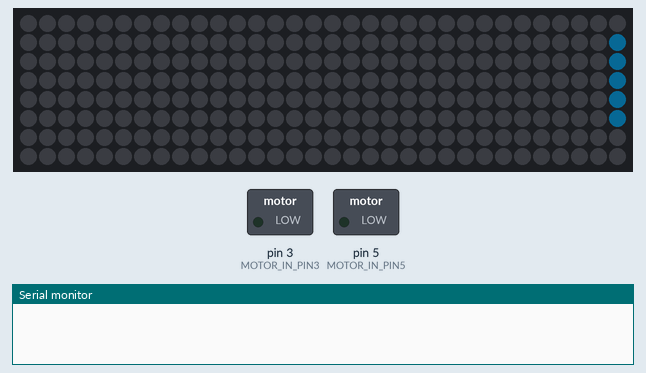
The sketch below on a simulated Arduino Uno, built with avr-gcc and run on an emulated ATmega328P. On the bench: 32×8 RGB LED matrix (first LED top left, wired row by row), switched loads named in the sketch (green lamp = pin HIGH), the last lines printed to the serial monitor. Dim RGB values are drawn brighter than linear.

Above: at 0.2 s.
At 4.3 s:
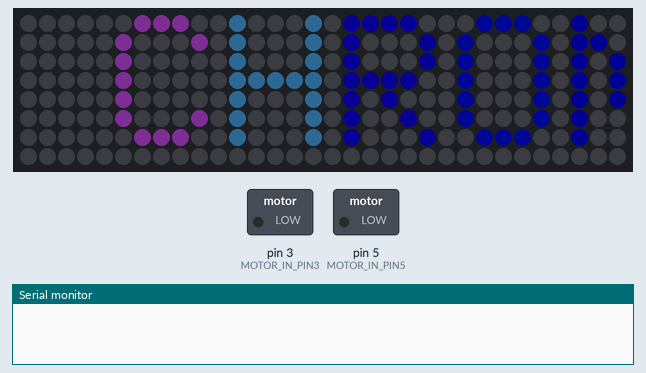
At 7.0 s:
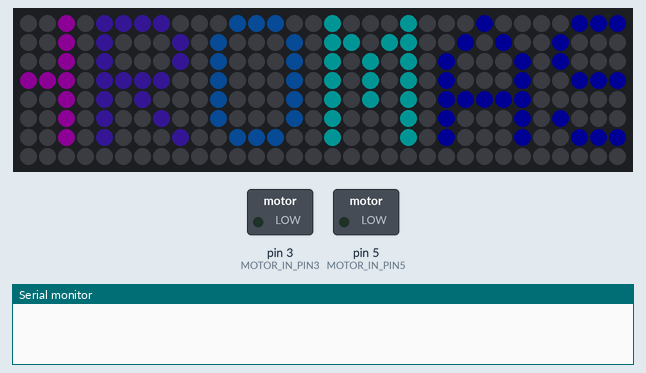
At 9.7 s:
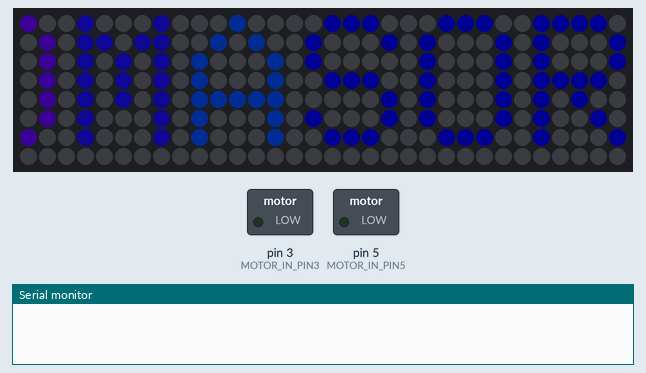
At 13.0 s:
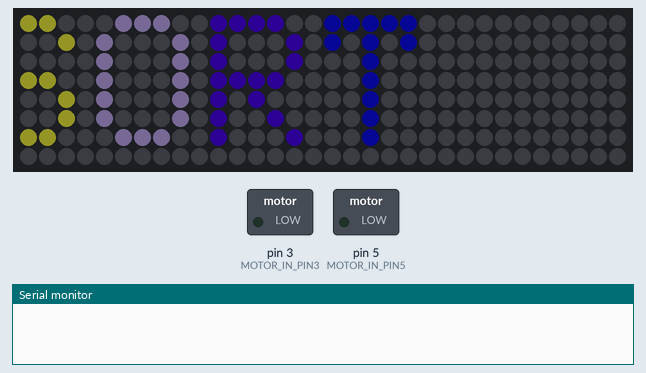
At 28.6 s:
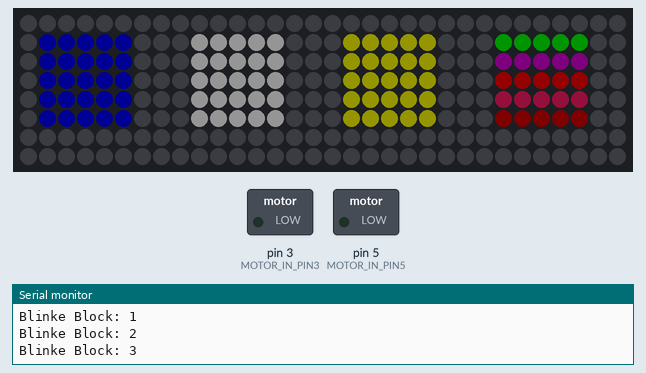

The sketch:

arduino_steuerung.ino
```cpp
#include <Adafruit_GFX.h>       // Bibliothek für Grafikfunktione
#include <Adafruit_NeoMatrix.h> // Bibliothek für LED-Matrix-Steuerung
#include <Adafruit_NeoPixel.h>  // Bibliothek für NeoPixel-LEDs

// Definiere Pins für die Motorsteuerung
#define MOTOR_IN_PIN5 5  // Direktsteuerung des ersten Motors
#define MOTOR_IN_PIN3 3  // Direktsteuerung des zweiten Motors

// Definiere den Pin für die LED-Matrix
#define MATRIX_PIN 6  // WS2812B LED Data-Pin

// Konfiguration für eine 32x8 LED-Matrix
Adafruit_NeoMatrix matrix = Adafruit_NeoMatrix(32, 8, MATRIX_PIN,
  NEO_MATRIX_BOTTOM + NEO_MATRIX_RIGHT + // Startpunkt: Unten rechts
  NEO_MATRIX_COLUMNS + NEO_MATRIX_ZIGZAG, // Spaltenweise, Zick-Zack-Modus
  NEO_GRB + NEO_KHZ800); // Farbformat und Frequenz

// Farben definieren (RGB-Werte)
uint16_t blue = matrix.Color(0, 0, 255);
uint16_t white = matrix.Color(255, 255, 255);
uint16_t yellow = matrix.Color(255, 255, 0);
uint16_t colorRows[5];  // Array für verschiedene Farben im bunten Block

// Steuerung für das Blinken von Blöcken
int blinkBlock = -1;  // -1 bedeutet: Kein Block blinkt
bool showedText = false;  // Speichert, ob "CHROMASORT" bereits gezeigt wurde

void setup() {
    Serial.begin(115200); // Serielle Kommunikation für Debugging
    matrix.begin();       // Initialisiere die LED-Matrix
    matrix.setTextWrap(false);
    matrix.setBrightness(20); // Setzt die Helligkeit auf 40%

    // Initialisiere Farben für den bunten Block (verschiedene Farben je Zeile)
    colorRows[0] = matrix.Color(0, 255, 0);       // Grün
    colorRows[1] = matrix.Color(128, 0, 128);     // Lila
    colorRows[2] = matrix.Color(255, 0, 0);       // Rot
    colorRows[3] = matrix.Color(255, 105, 180);   // Rosa
    colorRows[4] = matrix.Color(139, 69, 19);     // Braun

    // Zeige "CHROMASORT" nur einmal beim Start
    if (!showedText) {
        scrollTextRainbow("CHROMASORT");
        showedText = true;
    }

    // Zeige alle LEGO-Blöcke auf der Matrix
    drawLegoBlocks();

    // Blinken alle Blöcke einmal nacheinander
    initBlink();


    // Initialisiere die Motor-Pins
    pinMode(MOTOR_IN_PIN3, OUTPUT);
    digitalWrite(MOTOR_IN_PIN3, LOW); // Motor 1 (Block 0 & 1) beim Start aus

    pinMode(MOTOR_IN_PIN5, OUTPUT);
    digitalWrite(MOTOR_IN_PIN5, LOW); // Motor 2 (Block 2 & 3) beim Start aus
}

void loop() {
    // Überprüfe, ob ein Signal von Python über die serielle Schnittstelle kommt
    if (Serial.available() > 0) {
        int receivedBlock = Serial.parseInt();  // Lese die Blocknummer (0-3)
        Serial.flush();  // Lösche alte Eingaben, um Fehler zu vermeiden

        // Debug-Info: Zeigt an, welche Blocknummer empfangen wurde
        Serial.print("Empfangenes Blink-Signal für Block: ");
        Serial.println(receivedBlock);

        // **Nur blinken lassen, wenn Blocknummer im gültigen Bereich ist (0-3)**
        if (receivedBlock > 0 && receivedBlock <= 4) {
            blinkBlockFor3Seconds(receivedBlock - 1, true);
        }
    }
}

// **Lässt alle Blöcke nacheinander blinken**
void initBlink() {
    for (int i = 0; i < 4; i++) {  // Jeder Block blinkt einzeln
        blinkBlockFor3Seconds(i, false);
    }
}

// **Blinkt einen Block für 3 Sekunden**
void blinkBlockFor3Seconds(int block, bool motorActive) {
    Serial.print("Blinke Block: ");
    Serial.println(block);

    // **Motor aktivieren, wenn notwendig**
    if ((block == 0 || block == 1) && motorActive) {
       digitalWrite(MOTOR_IN_PIN3, HIGH);  // Motor 1 an
    }
    if ((block == 2 || block == 3) && motorActive) {
       digitalWrite(MOTOR_IN_PIN5, HIGH);  // Motor 2 an
    }

    unsigned long startTime = millis(); // Speichert die Startzeit
    while (millis() - startTime < 3000) {  // 3 Sekunden lang blinken
        blinkSingleBlock(block);
        delay(100);  // Schnelles Blinken alle 100ms
    }

    // Motor nach 3 Sekunden wieder ausschalten
    if (motorActive) {
       digitalWrite(MOTOR_IN_PIN3, LOW);
       digitalWrite(MOTOR_IN_PIN5, LOW);
    }

    // Nach dem Blinken den ursprünglichen Block wiederherstellen
    restoreBlock(block);
}

// Zeichnet alle LEGO-Blöcke auf der LED-Matrix
void drawLegoBlocks() {
    matrix.fillScreen(0);

    drawBlock(1, 1, blue);      // Block 0: Blau
    drawBlock(9, 1, white);     // Block 1: Weiß
    drawBlock(17, 1, yellow);   // Block 2: Gelb
    drawColorBlock(25, 1);      // Block 3: Bunter Block

    matrix.show();
}

// Stellt einen einzelnen Block nach dem Blinken wieder her
void restoreBlock(int block) {
    switch (block) {
        case 0: drawBlock(1, 1, blue); break;
        case 1: drawBlock(9, 1, white); break;
        case 2: drawBlock(17, 1, yellow); break;
        case 3: drawColorBlock(25, 1); break;
    }
    matrix.show();
}

// Zeichnet einen einzelnen LEGO-Block (5x5 Pixel)
void drawBlock(int x, int y, uint16_t color) {
    for (int i = 0; i < 5; i++) {
        for (int j = 0; j < 5; j++) {
            matrix.drawPixel(x + j, y + i, color);
        }
    }
}

// Zeichnet den bunten LEGO-Block mit mehreren Farben
void drawColorBlock(int x, int y) {
    for (int i = 0; i < 5; i++) {
        for (int j = 0; j < 5; j++) {
            matrix.drawPixel(x + j, y + i, colorRows[i]);
        }
    }
}

// **Lässt einen einzelnen Block blinken (wechselnd sichtbar/unsichtbar)**
void blinkSingleBlock(int block) {
    static bool visible = true;
    static unsigned long lastToggleTime = 0;

    if (millis() - lastToggleTime > 100) {  // Umschalten alle 100ms
        visible = !visible;
        lastToggleTime = millis();
    }

    // Block sichtbar oder unsichtbar machen
    if (!visible) {
        matrix.fillRect(block * 8, 1, 6, 5, 0);  // Löscht den Block
    } else {
        restoreBlock(block);
    }

    matrix.show();
}

// **Scrollenden Text mit Farbverlauf auf der LED-Matrix anzeigen**
void scrollTextRainbow(const char* text) {
    int x = matrix.width();
    int textWidth = strlen(text) * 6;
    int hue = 10000;  // Farbwert-Offset für Kontrast

    while (x > -textWidth) {
        matrix.fillScreen(0);
        matrix.setCursor(x, 0);

        for (int i = 0; i < strlen(text); i++) {
            matrix.setTextColor(matrix.ColorHSV(hue, 255, 255)); // Bunte Farbe
            matrix.print(text[i]);
            hue += 30000 / strlen(text);
        }

        matrix.show();
        delay(100);
        x--;
    }
}
```
